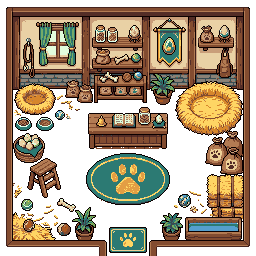
#> input picture art/interior_src/pet_shop_generated.png, 256 x 256 px, found by its file name
$ python gen_pet_interior.py
#> lines starting #> are read from the running program, lines starting #| are printed output that depends on the picture
### tools/gen_potion_interior.py
"""Builds art/interior_potion_shop.png: Rex's generated potion shop room
(art/interior_src/potion_shop_generated.png, 256x256, floor left transparent) with the wooden
floorboards of the old potion shop (art/interior_src/potion_shop_old.png) laid under it.

- The floor is rebuilt plank by plank: whole planks are cut out of clean parts of the old floor
  and laid end to end in new rows, so there are no repeating seams.
- A soft shadow is added under the back wall and along the side walls, like the old room.
- A few pixels of the wall trim came out transparent in the generated picture; they are filled
  with the wall colour around them.

Also writes art/interior_potion_counter.png: just the counter, drawn in front of the shopkeeper.

Run from the repo root:  python3 tools/gen_potion_interior.py
"""
import random
from collections import Counter
from PIL import Image

GEN = "art/interior_src/potion_shop_generated.png"
OLD = "art/interior_src/potion_shop_old.png"
OUT = "art/interior_potion_shop.png"
# the counter on its own (floor left see-through), drawn over Mirelle so it hides her feet
COUNTER_OUT = "art/interior_potion_counter.png"
COUNTER = (82, 98, 172, 140)

# the room in the generated picture (art px)
FLOOR = (16, 14, 239, 231)          # inner floor rectangle, inclusive
DOOR = (108, 232, 147, 255)         # the doorway gap between the door posts (around the mat)
FRAME = (10, 13, 245, 255)          # outer edge of the walls
POSTS = (102, 153)                  # below the bottom wall only the door posts belong to the room
BOTTOM_WALL_END = 244

# the old floor: plank rows are 16 px tall, the dark line between rows at y = 95, 111, ...
OLD_BAND0 = 80
BAND = 16
OLD_BANDS = 6                       # rows 80..175 are clear of the counter and rug
OLD_X = (48, 400)                   # away from the darker edges by the walls
OLD_BLOCKED = [(24, 104, 126, 156), (346, 28, 430, 130)]   # fire pit + logs, potion cabinet


def _lum(c):
    return c[0] + c[1] + c[2]


def planks(old, band0=OLD_BAND0, bands=OLD_BANDS, xr=OLD_X, blocked=OLD_BLOCKED):
    """Whole planks (a joint line on the left, then the board) cut from the old floor."""
    px = old.load()
    out = []
    for b in range(bands):
        y0 = band0 + b * BAND
        mid = range(y0 + 2, y0 + BAND - 2)
        col = [sum(_lum(px[x, y]) for y in mid) / len(mid) for x in range(old.width)]
        joints = [x for x in range(xr[0], xr[1])
                  if col[x] < 0.8 * min(col[x - 2], col[x + 2])]
        for a, z in zip(joints, joints[1:]):
            if z - a < 12:
                continue
            if any(not (z <= bx0 or a >= bx1 or y0 + BAND <= by0 or y0 >= by1)
                   for bx0, by0, bx1, by1 in blocked):
                continue
            out.append(old.crop((a, y0, z, y0 + BAND)))
    return out


def floor_layer(w, h, top, pieces, seed=7, x0=FLOOR[0], x1=FLOOR[2]):
    rnd = random.Random(seed)
    floor = Image.new("RGBA", (w, h))
    y = top
    last = None
    while y < h:
        x = x0 - rnd.randrange(0, 40)
        while x <= x1 + 1:
            p = rnd.choice(pieces)
            while p is last and len(pieces) > 1:
                p = rnd.choice(pieces)
            floor.alpha_composite(p, (x, y)) if x >= 0 else floor.alpha_composite(p.crop((-x, 0, p.width, p.height)), (0, y))
            x += p.width
            last = p
        y += BAND
    return floor


def shade(floor, wall_bottom, x0=FLOOR[0], x1=FLOOR[2]):
    """Darker near the walls, like the old room: a shadow under the back wall and a soft
    edge along the side walls."""
    px = floor.load()
    for y in range(floor.height):
        for x in range(floor.width):
            r, g, b, a = px[x, y]
            if a == 0:
                continue
            k = 1.0
            d_top = y - wall_bottom
            if d_top < 12:
                k *= 0.55 + 0.45 * max(0, d_top) / 12
            d_side = min(x - x0, x1 - x)
            if d_side < 10:
                k *= 0.6 + 0.4 * d_side / 10
            px[x, y] = (int(r * k), int(g * k), int(b * k), a)


# [52 lines left out: functions fill_holes, main, not called in this run]


# [2 lines that do not run on import are left out]

### tools/gen_pet_interior.py
"""Builds the pet shop art:

- art/interior_pet_shop.png: Rex's generated room (art/interior_src/pet_shop_generated.png,
  256x256) with the old pet shop's floorboards (art/interior_src/pet_shop_old.png) laid under
  its see-through floor, plank by plank (see gen_potion_interior.py).
- art/interior_pet_counter.png: just the counter, drawn in front of the shopkeeper.
- art/pet_fat_dragon.png: the sleeping fat dragon from art/pet_pen.png (4 frames of 72x64)
  without its own straw nest, so it can lie in the big nest painted in the room.
- art/pet_dragon_idle.png: Rex's 10 idle frames of the little dragon (art/pet_dragon_src),
  side by side, 64x64 each.

Run from the repo root:  python3 tools/gen_pet_interior.py
"""
import glob
import os
import sys

from PIL import Image

sys.path.insert(0, os.path.dirname(__file__))
from gen_potion_interior import floor_layer, planks, shade  # noqa: E402

GEN = "art/interior_src/pet_shop_generated.png"
OLD = "art/interior_src/pet_shop_old.png"
OUT = "art/interior_pet_shop.png"
COUNTER_OUT = "art/interior_pet_counter.png"
COUNTER = (86, 104, 169, 150)
PEN = "art/pet_pen.png"
FAT_OUT = "art/pet_fat_dragon.png"
IDLE_SRC = "art/pet_dragon_src/idle_*.png"
IDLE_OUT = "art/pet_dragon_idle.png"

FLOOR = (13, 89, 242, 239)
DOOR = (107, 240, 148, 255)


def room():
    gen = Image.open(GEN).convert("RGBA")
#> gen is the input picture: PIL image 256x256 RGBA; mean R, G, B, A 89, 72.4, 51.1, 172.2
    old = Image.open(OLD).convert("RGBA")
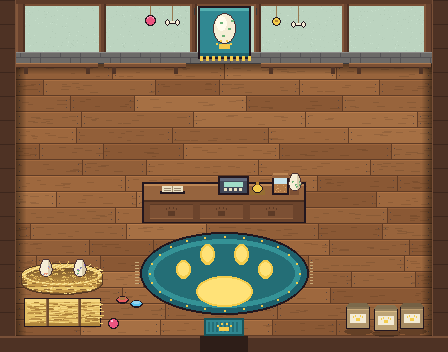
#> input picture art/interior_src/pet_shop_old.png, 448 x 352 px, found by its file name
#> old is the input picture: PIL image 448x352 RGBA; mean R, G, B, A 133.1, 104.8, 75, 255
    gen.crop(COUNTER).save(COUNTER_OUT)
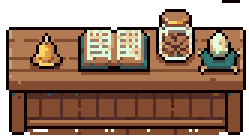
#> saved as interior_pet_counter.png: PIL image 83x46 RGBA (shown 3 times larger); mean R, G, B, A 93.4, 64.9, 46.5, 193.3; transparent parts drawn white
    gp = gen.load()
    floor_px = set()
    for y in range(FLOOR[1], DOOR[3] + 1):
        for x in range(FLOOR[0], FLOOR[2] + 1):
            if gp[x, y][3] != 0:
                continue
            if y <= FLOOR[3] or DOOR[0] <= x <= DOOR[2]:
                floor_px.add((x, y))
    boards = planks(old, band0=80, bands=6, xr=(48, 400), blocked=[])
#> the loop in planks, `for b in range(bands):` made 6 passes
#> joints on passes 1 to 6: [155, 219, 299, 379], [70, 134, 246, 342], [81, 193, 305], [76, 172, 268, 348], [103, 183, 279, 391], [82, 146, 258, 370]
#> after the loop in planks, `for b in range(bands):`: out = 17 items
#> boards = 17 items
    floor = floor_layer(gen.width, gen.height, FLOOR[1], boards, seed=5, x0=FLOOR[0], x1=FLOOR[2])
#> in floor_layer, `floor = Image.new("RGBA", (w, h))`: floor: PIL image 256x256 RGBA; every value is 0
#> after the loop in floor_layer, `while y < h:`:
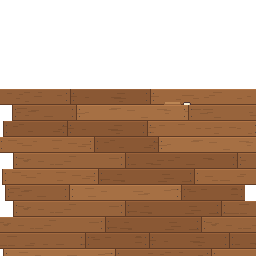
#> floor: PIL image 256x256 RGBA; mean R, G, B, A 93.1, 60.7, 36.4, 162.6; transparent parts drawn white
#> after the loop in floor_layer, `while y < h:`:
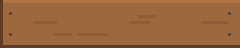
#> p: PIL image 80x16 RGBA (shown 3 times larger); mean R, G, B, A 153.7, 101, 60.4, 255
#> after the loop in floor_layer, `while y < h:`: y = 265
    shade(floor, FLOOR[1], x0=FLOOR[0], x1=FLOOR[2])
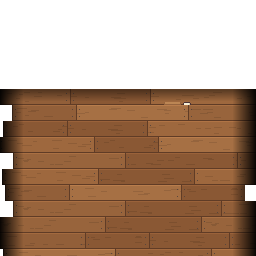
#> floor: PIL image 256x256 RGBA; mean R, G, B, A 84.8, 55.3, 33.1, 162.6; transparent parts drawn white
    fp = floor.load()
    for q in floor_px:
        gp[q] = fp[q]
    gen.save(OUT)
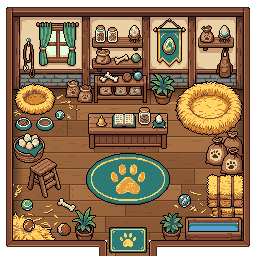
#> saved as interior_pet_shop.png: PIL image 256x256 RGBA; mean R, G, B, A 121.2, 93.4, 63.7, 229.8; transparent parts drawn white


def fat_dragon():
    """Keeps the dragon (greens, its dark outline and shadow) and the sleeping z's; drops the
    straw (yellows and browns, where red is well above green)."""
#> (the run stopped early here; a loop or call above may not have finished)
